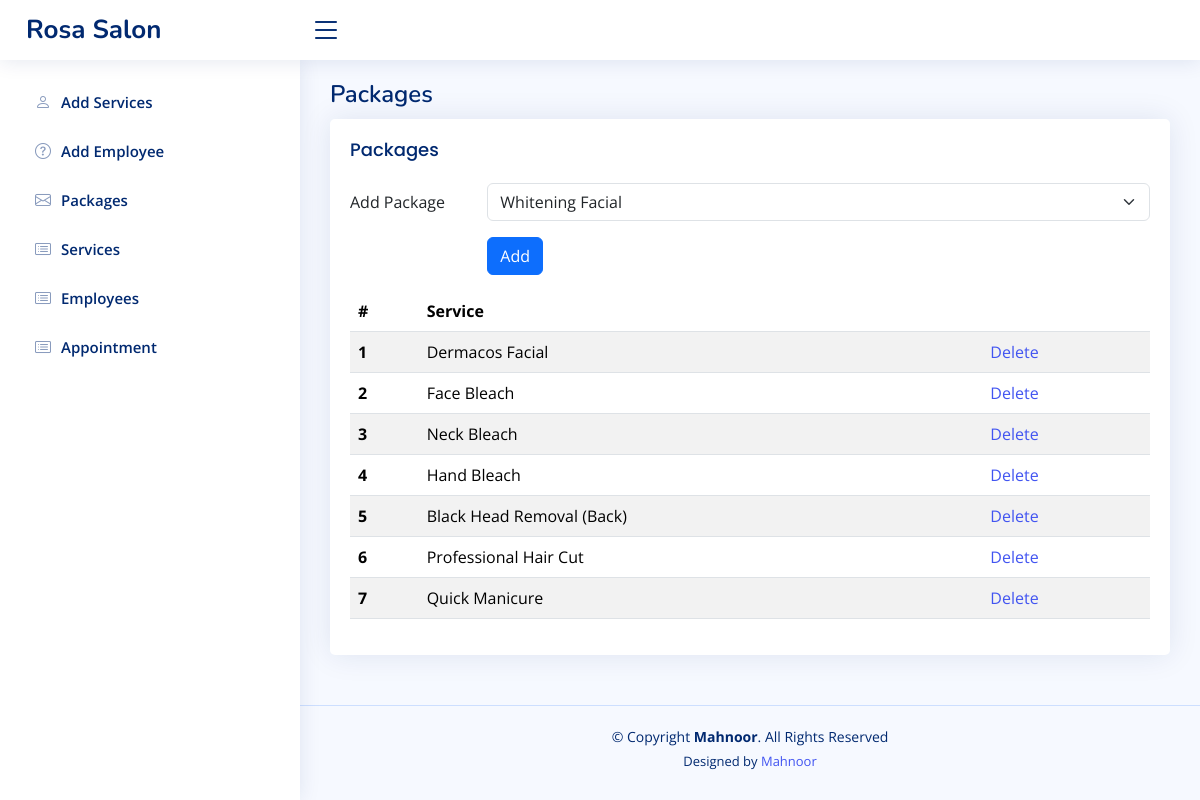
/Admin/packageDeals.php?id=1, run on the app's committed database.
### tables this page shows
CREATE TABLE `packagedeals` (
  `packageDealID` int(11) NOT NULL,
  `serviceIDFK` int(11) DEFAULT NULL,
  `packageID` int(11) DEFAULT NULL
);

CREATE TABLE `serviceexpertise` (
  `serviceExpertiseID` int(11) NOT NULL,
  `serviceID` int(11) DEFAULT NULL,
  `serviceExperty` text DEFAULT NULL
);

### Admin/packageDeals.php (the view, shortened to what this page needs)
<?php
$id = $_GET['id'];
require "./assets/header.php";
require "../assets/conn.php";
$sql = "select * from packageDeals pd join packages p on p.packageID=pd.packageID join serviceExpertise s on s.serviceExpertiseID =pd.serviceIDFK where p.packageID='$id'";
$sqlRun = mysqli_query($conn, $sql);
?>
<main id="main" class="main">
  <div class="pagetitle">
    <h1>Packages</h1>
  </div>
  <section class="section">
    <div class="row">
      <div class="col-lg-12">
        <div class="card">
          <div class="card-body">
            <h5 class="card-title">Packages</h5>
            <form method="post">
              <div class="row mb-3">
                <label for="serviceDropdown" class="col-sm-2 col-form-label">Add Package</label>
                <div class="col-sm-10">
                  <select name="service" id="serviceDropdown" class="form-select">
                    <?php
                    $sql2 = "SELECT s.*
                            FROM serviceExpertise s
                            LEFT JOIN packageDeals pd
                            ON s.serviceExpertiseID = pd.serviceIDFK
                            AND pd.packageID = $id
                            LEFT JOIN packages p
                            ON pd.packageID = p.packageID
                            WHERE pd.serviceIDFK IS NULL;";
                    $sql2Run = mysqli_query($conn, $sql2);
                    while ($row2 = mysqli_fetch_array($sql2Run)) {
                      ?>
                      <option value="<?php echo $row2['serviceExpertiseID']; ?>">
                        <?php echo $row2['serviceExperty']; ?>
                      </option>
                      <?php
                    }
                    ?>
                  </select>
                </div>
              </div>
              <div class="row mb-3">
                <div class="col-sm-2"></div>
                <div class="col-sm-10">
                  <button class="btn-primary btn" name="submit" type="submit">Add</button>
                </div>
              </div>
            </form>
            <table class="table table-striped">
              <thead>
                <tr>
                  <th scope="col">#</th>
                  <th scope="col">Service</th>
                  <th scope="col"></th>
                </tr>
              </thead>
              <tbody>
                <?php
                $i = 1;
                while ($row = mysqli_fetch_assoc($sqlRun)) {
                  ?>
                  <tr>
                    <th scope="row"><?php echo $i; ?></th>
                    <td><?php echo $row['serviceExperty']; ?></td>
                    <td><a href="packageServiceDelete.php?id=<?php echo $row['packageDealID']; ?>">
                        Delete
                      </a>
                    </td>
                  </tr>
                  <?php
                  $i++;
                }
                ?>
              </tbody>
            </table>
          </div>
        </div>
      </div>
    </div>
  </section>
</main>
<?php require "./assets/footer.php"; ?>

### Admin/assets/css/style.css (style rules this page uses)
:root { scroll-behavior: smooth; }
body { font-family: "Open Sans", sans-serif; background: #f6f9ff; color: #444444; }
a { color: #4154f1; text-decoration: none; }
h1, h2, h3, h4, h5, h6 { font-family: "Nunito", sans-serif; }
#main { margin-top: 60px; padding: 20px 30px; transition: all 0.3s; }
.pagetitle { margin-bottom: 10px; }
.pagetitle h1 { font-size: 24px; margin-bottom: 0; font-weight: 600; color: #012970; }
.card { margin-bottom: 30px; border: none; border-radius: 5px; box-shadow: 0px 0 30px rgba(1, 41, 112, 0.1); }
.card-title { padding: 20px 0 15px 0; font-size: 18px; font-weight: 500; color: #012970; font-family: "Poppins", sans-serif; }
.card-body { padding: 0 20px 20px 20px; }
@media (min-width: 1200px) { #main, #footer { margin-left: 300px; } }

### data on the page
packagedeals: serviceIDFK.serviceExperty "Dermacos Facial"
packagedeals: serviceIDFK.serviceExperty "Face Bleach"
packagedeals: serviceIDFK.serviceExperty "Neck Bleach"
packagedeals: serviceIDFK.serviceExperty "Hand Bleach"
packagedeals: serviceIDFK.serviceExperty "Black Head Removal (Back)"
packagedeals: serviceIDFK.serviceExperty "Professional Hair Cut"
packagedeals: serviceIDFK.serviceExperty "Quick Manicure"

### other printed values
form field service "Whitening Facial"
